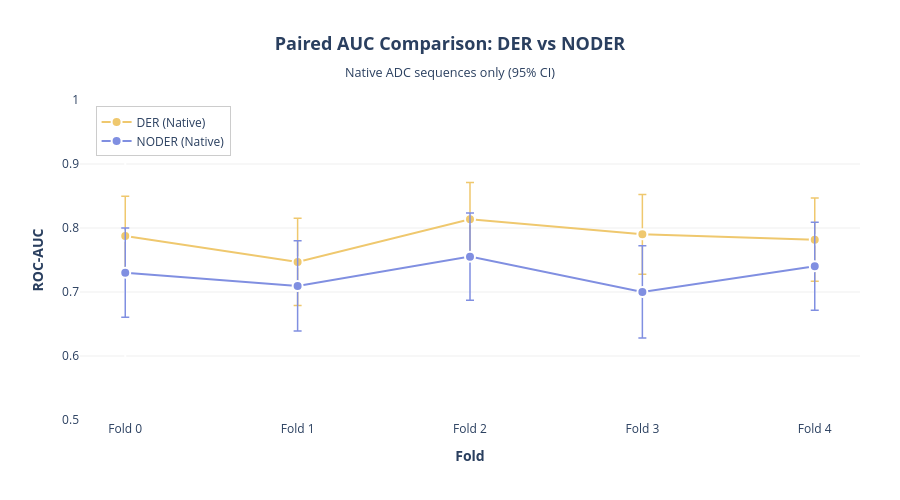
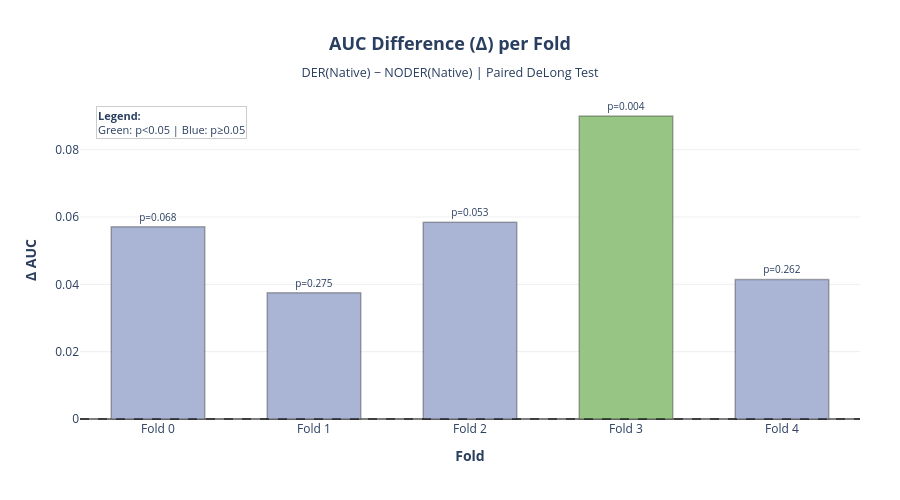
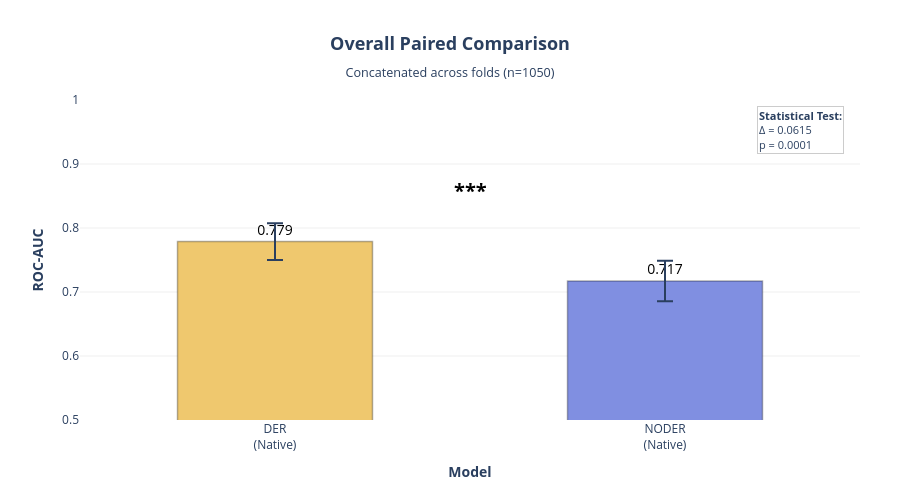
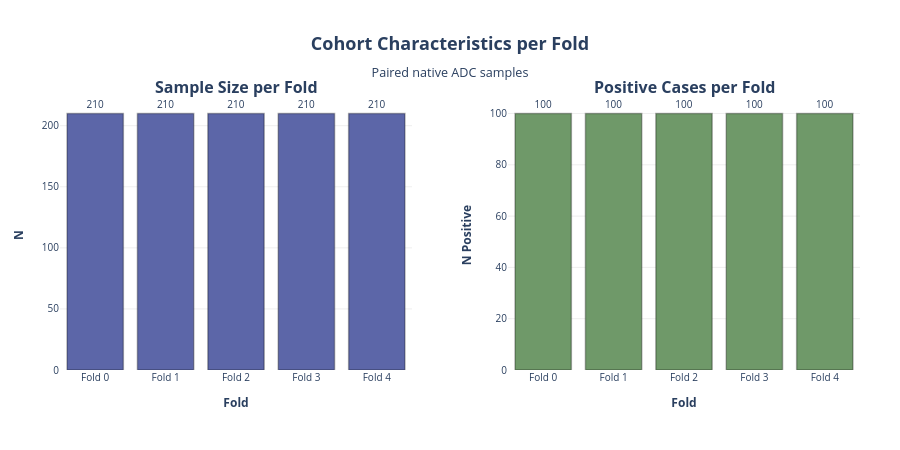

Notebook code for these charts, in order:
### Code cell
import plotly.graph_objects as go
from plotly.subplots import make_subplots
import os

# Create output directory
OUTPUT_DIR = "Files/Statistical_Test/Paired_Comparison"
os.makedirs(OUTPUT_DIR, exist_ok=True)

PALETTE = ["#efc86e","#6f9969","#97c684","#aab5d5","#808fe1","#5c66a8","#454a74"]

# Load results
paired_per_fold = pd.read_csv("Files/Statistical_Test/paired_per_fold_der_vs_noder_native.csv")
paired_overall = pd.read_csv("Files/Statistical_Test/paired_overall_der_vs_noder_native.csv")

# ========= Plot 1: AUC Comparison by Fold =========
fig1 = go.Figure()

folds = paired_per_fold["fold"].tolist()
x_pos = list(range(len(folds)))

# DER Native AUC
fig1.add_trace(go.Scatter(
    x=x_pos,
    y=paired_per_fold["DER_nat_auc"],
    error_y=dict(
        type='data',
        symmetric=False,
        array=paired_per_fold["DER_nat_hi"] - paired_per_fold["DER_nat_auc"],
        arrayminus=paired_per_fold["DER_nat_auc"] - paired_per_fold["DER_nat_lo"],
        thickness=1.5,
        width=4
    ),
    mode='markers+lines',
    name='DER (Native)',
    marker=dict(size=10, color=PALETTE[0], line=dict(width=2, color='white')),
    line=dict(width=2, color=PALETTE[0])
))

# NODER AUC
fig1.add_trace(go.Scatter(
    x=x_pos,
    y=paired_per_fold["NODER_auc"],
    error_y=dict(
        type='data',
        symmetric=False,
        array=paired_per_fold["NODER_hi"] - paired_per_fold["NODER_auc"],
        arrayminus=paired_per_fold["NODER_auc"] - paired_per_fold["NODER_lo"],
        thickness=1.5,
        width=4
    ),
    mode='markers+lines',
    name='NODER (Native)',
    marker=dict(size=10, color=PALETTE[4], line=dict(width=2, color='white')),
    line=dict(width=2, color=PALETTE[4])
))

fig1.update_layout(
    title=dict(
        text="<b>Paired AUC Comparison: DER vs NODER</b><br><sub>Native ADC sequences only (95% CI)</sub>",
        x=0.5,
        xanchor='center',
        font=dict(size=18)
    ),
    xaxis=dict(
        title="<b>Fold</b>",
        tickmode='array',
        tickvals=x_pos,
        ticktext=[f"Fold {i}" for i in folds],
        tickfont=dict(size=12),
        title_font=dict(size=14)
    ),
    yaxis=dict(
        title="<b>ROC-AUC</b>",
        range=[0.5, 1.0],
        tickfont=dict(size=12),
        title_font=dict(size=14),
        gridcolor='rgba(200,200,200,0.3)'
    ),
    plot_bgcolor='white',
    paper_bgcolor='white',
    legend=dict(
        x=0.02, y=0.98,
        xanchor='left', yanchor='top',
        bgcolor='rgba(255,255,255,0.8)',
        bordercolor='rgba(0,0,0,0.2)',
        borderwidth=1,
        font=dict(size=12)
    ),
    height=500,
    margin=dict(t=100, b=80, l=80, r=40)
)

fig1.show()
fig1.write_html(os.path.join(OUTPUT_DIR, "auc_comparison_by_fold.html"))
fig1.write_image(os.path.join(OUTPUT_DIR, "auc_comparison_by_fold.png"), width=1000, height=500, scale=2)

# ========= Plot 2: Delta AUC by Fold with p-values =========
fig2 = go.Figure()

# Color bars based on significance
colors = [PALETTE[2] if p < 0.05 else PALETTE[3] for p in paired_per_fold["p_value"]]

fig2.add_trace(go.Bar(
    x=[f"Fold {i}" for i in folds],
    y=paired_per_fold["delta_auc"],
    marker=dict(
        color=colors,
        line=dict(color='rgba(0,0,0,0.3)', width=1.5)
    ),
    text=[f"p={p:.3f}" if pd.notna(p) else "N/A" for p in paired_per_fold["p_value"]],
    textposition='outside',
    textfont=dict(size=10),
    width=0.6
))

# Add zero line
fig2.add_hline(y=0, line=dict(color='rgba(0,0,0,0.5)', width=2, dash='dash'))

fig2.update_layout(
    title=dict(
        text="<b>AUC Difference (Δ) per Fold</b><br><sub>DER(Native) − NODER(Native) | Paired DeLong Test</sub>",
        x=0.5,
        xanchor='center',
        font=dict(size=18)
    ),
    xaxis=dict(
        title="<b>Fold</b>",
        tickfont=dict(size=12),
        title_font=dict(size=14)
    ),
    yaxis=dict(
        title="<b>Δ AUC</b>",
        tickfont=dict(size=12),
        title_font=dict(size=14),
        gridcolor='rgba(200,200,200,0.3)',
        zeroline=True,
        zerolinecolor='rgba(0,0,0,0.5)',
        zerolinewidth=2
    ),
    plot_bgcolor='white',
    paper_bgcolor='white',
    showlegend=False,
    height=500,
    margin=dict(t=100, b=80, l=80, r=40),
    annotations=[
        dict(
            x=0.02, y=0.98,
            xref='paper', yref='paper',
            text=f"<b>Legend:</b><br>Green: p<0.05 | Blue: p≥0.05",
            showarrow=False,
            bgcolor='rgba(255,255,255,0.8)',
            bordercolor='rgba(0,0,0,0.2)',
            borderwidth=1,
            font=dict(size=11),
            align='left',
            xanchor='left',
            yanchor='top'
        )
    ]
)

fig2.show()
fig2.write_html(os.path.join(OUTPUT_DIR, "delta_auc_by_fold.html"))
fig2.write_image(os.path.join(OUTPUT_DIR, "delta_auc_by_fold.png"), width=1000, height=500, scale=2)

# ========= Plot 3: Overall Comparison (Single Panel) =========
fig3 = go.Figure()

models = ['DER<br>(Native)', 'NODER<br>(Native)']
aucs = [paired_overall["DER_nat_auc"].iloc[0], paired_overall["NODER_auc"].iloc[0]]
lows = [paired_overall["DER_nat_lo"].iloc[0], paired_overall["NODER_lo"].iloc[0]]
highs = [paired_overall["DER_nat_hi"].iloc[0], paired_overall["NODER_hi"].iloc[0]]

fig3.add_trace(go.Bar(
    x=models,
    y=aucs,
    error_y=dict(
        type='data',
        symmetric=False,
        array=[highs[i] - aucs[i] for i in range(2)],
        arrayminus=[aucs[i] - lows[i] for i in range(2)],
        thickness=2,
        width=8
    ),
    marker=dict(
        color=[PALETTE[0], PALETTE[4]],
        line=dict(color='rgba(0,0,0,0.3)', width=1.5)
    ),
    text=[f"{a:.3f}" for a in aucs],
    textposition='outside',
    textfont=dict(size=14, color='black'),
    width=0.5
))

# Add significance annotation
delta = paired_overall["delta_auc"].iloc[0]
pval = paired_overall["p_value"].iloc[0]
sig_text = f"Δ = {delta:.4f}<br>p = {pval:.4f}"
if pval < 0.001:
    sig_symbol = "***"
elif pval < 0.01:
    sig_symbol = "**"
elif pval < 0.05:
    sig_symbol = "*"
else:
    sig_symbol = "ns"

fig3.update_layout(
    title=dict(
        text=f"<b>Overall Paired Comparison</b><br><sub>Concatenated across folds (n={paired_overall['n'].iloc[0]})</sub>",
        x=0.5,
        xanchor='center',
        font=dict(size=18)
    ),
    xaxis=dict(
        title="<b>Model</b>",
        tickfont=dict(size=12),
        title_font=dict(size=14)
    ),
    yaxis=dict(
        title="<b>ROC-AUC</b>",
        range=[0.5, 1.0],
        tickfont=dict(size=12),
        title_font=dict(size=14),
        gridcolor='rgba(200,200,200,0.3)'
    ),
    plot_bgcolor='white',
    paper_bgcolor='white',
    showlegend=False,
    height=500,
    margin=dict(t=100, b=80, l=80, r=40),
    annotations=[
        dict(
            x=0.5, y=max(aucs) + 0.08,
            text=f"<b>{sig_symbol}</b>",
            showarrow=False,
            font=dict(size=20, color='black')
        ),
        dict(
            x=0.98, y=0.98,
            xref='paper', yref='paper',
            text=f"<b>Statistical Test:</b><br>{sig_text}",
            showarrow=False,
            bgcolor='rgba(255,255,255,0.9)',
            bordercolor='rgba(0,0,0,0.2)',
            borderwidth=1,
            font=dict(size=11),
            align='left',
            xanchor='right',
            yanchor='top'
        )
    ]
)

fig3.show()
fig3.write_html(os.path.join(OUTPUT_DIR, "overall_comparison.html"))
fig3.write_image(os.path.join(OUTPUT_DIR, "overall_comparison.png"), width=800, height=500, scale=2)

# ========= Plot 4: Sample Size and Prevalence by Fold =========
fig4 = make_subplots(
    rows=1, cols=2,
    subplot_titles=["<b>Sample Size per Fold</b>", "<b>Positive Cases per Fold</b>"],
    horizontal_spacing=0.12
)

# Sample size
fig4.add_trace(
    go.Bar(
        x=[f"Fold {i}" for i in folds],
        y=paired_per_fold["n"],
        marker=dict(color=PALETTE[5], line=dict(color='rgba(0,0,0,0.3)', width=1.5)),
        text=paired_per_fold["n"],
        textposition='outside',
        textfont=dict(size=10),
        showlegend=False
    ),
    row=1, col=1
)

# Positive cases
fig4.add_trace(
    go.Bar(
        x=[f"Fold {i}" for i in folds],
        y=paired_per_fold["n_pos"],
        marker=dict(color=PALETTE[1], line=dict(color='rgba(0,0,0,0.3)', width=1.5)),
        text=paired_per_fold["n_pos"],
        textposition='outside',
        textfont=dict(size=10),
        showlegend=False
    ),
    row=1, col=2
)

fig4.update_xaxes(title_text="<b>Fold</b>", tickfont=dict(size=10), title_font=dict(size=12), row=1, col=1)
fig4.update_xaxes(title_text="<b>Fold</b>", tickfont=dict(size=10), title_font=dict(size=12), row=1, col=2)
fig4.update_yaxes(title_text="<b>N</b>", tickfont=dict(size=10), title_font=dict(size=12), gridcolor='rgba(200,200,200,0.3)', row=1, col=1)
fig4.update_yaxes(title_text="<b>N Positive</b>", tickfont=dict(size=10), title_font=dict(size=12), gridcolor='rgba(200,200,200,0.3)', row=1, col=2)

fig4.update_layout(
    title=dict(
        text="<b>Cohort Characteristics per Fold</b><br><sub>Paired native ADC samples</sub>",
        x=0.5,
        xanchor='center',
        font=dict(size=18)
    ),
    plot_bgcolor='white',
    paper_bgcolor='white',
    height=450,
    margin=dict(t=100, b=80, l=60, r=40)
)

fig4.show()
fig4.write_html(os.path.join(OUTPUT_DIR, "cohort_characteristics.html"))
fig4.write_image(os.path.join(OUTPUT_DIR, "cohort_characteristics.png"), width=1200, height=450, scale=2)

# ========= Summary Table as Heatmap =========
summary_data = paired_per_fold[["fold", "DER_nat_auc", "NODER_auc", "delta_auc", "p_value"]].copy()
summary_data["significance"] = summary_data["p_value"].apply(lambda p: "***" if p < 0.001 else "**" if p < 0.01 else "*" if p < 0.05 else "ns")

fig5 = go.Figure(data=[go.Table(
    header=dict(
        values=["<b>Fold</b>", "<b>DER AUC</b>", "<b>NODER AUC</b>", "<b>Δ AUC</b>", "<b>p-value</b>", "<b>Sig.</b>"],
        fill_color=PALETTE[5],
        align='center',
        font=dict(size=12, color='white'),
        height=35
    ),
    cells=dict(
        values=[
            [f"Fold {i}" for i in summary_data["fold"]],
            [f"{v:.3f}" for v in summary_data["DER_nat_auc"]],
            [f"{v:.3f}" for v in summary_data["NODER_auc"]],
            [f"{v:.4f}" for v in summary_data["delta_auc"]],
            [f"{v:.4f}" if pd.notna(v) else "N/A" for v in summary_data["p_value"]],
            summary_data["significance"]
        ],
        fill_color=[
            'white',
            ['lightgray' if i % 2 else 'white' for i in range(len(summary_data))],
            ['lightgray' if i % 2 else 'white' for i in range(len(summary_data))],
            [PALETTE[2] if p < 0.05 else 'white' for p in summary_data["p_value"]],
            ['lightgray' if i % 2 else 'white' for i in range(len(summary_data))],
            [PALETTE[2] if s != "ns" else 'white' for s in summary_data["significance"]]
        ],
        align='center',
        font=dict(size=11),
        height=30
    )
)])

fig5.update_layout(
    title=dict(
        text="<b>Paired Comparison Results Summary</b>",
        x=0.5,
        xanchor='center',
        font=dict(size=18)
    ),
    height=400,
    margin=dict(t=80, b=20, l=20, r=20)
)

fig5.show()
fig5.write_html(os.path.join(OUTPUT_DIR, "summary_table.html"))
fig5.write_image(os.path.join(OUTPUT_DIR, "summary_table.png"), width=1000, height=400, scale=2)

print(f"\n✓ All plots saved to: {OUTPUT_DIR}/")

### Figure 1 — Plotly figure (JSON) as saved in the notebook; plotly's stock layout.template omitted (floating-point values rounded to 4 significant figures)
{"data": [{"error_y": {"array": [0.06227, 0.06811, 0.05721, 0.06235, 0.06496], "arrayminus": [0.06227, 0.06811, 0.05721, 0.06235, 0.06496], "symmetric": false, "thickness": 1.5, "type": "data", "width": 4}, "line": {"color": "#efc86e", "width": 2}, "marker": {"color": "#efc86e", "line": {"color": "white", "width": 2}, "size": 10}, "mode": "markers+lines", "name": "DER (Native)", "type": "scatter", "x": [0, 1, 2, 3, 4], "y": [0.7874, 0.747, 0.8137, 0.7901, 0.7817]}, {"error_y": {"array": [0.06977, 0.07063, 0.06827, 0.072, 0.06863], "arrayminus": [0.06977, 0.07063, 0.06827, 0.072, 0.06863], "symmetric": false, "thickness": 1.5, "type": "data", "width": 4}, "line": {"color": "#808fe1", "width": 2}, "marker": {"color": "#808fe1", "line": {"color": "white", "width": 2}, "size": 10}, "mode": "markers+lines", "name": "NODER (Native)", "type": "scatter", "x": [0, 1, 2, 3, 4], "y": [0.7303, 0.7095, 0.7553, 0.7001, 0.7403]}], "layout": {"height": 500, "legend": {"bgcolor": "rgba(255,255,255,0.8)", "bordercolor": "rgba(0,0,0,0.2)", "borderwidth": 1, "font": {"size": 12}, "x": 0.02, "xanchor": "left", "y": 0.98, "yanchor": "top"}, "margin": {"b": 80, "l": 80, "r": 40, "t": 100}, "paper_bgcolor": "white", "plot_bgcolor": "white", "title": {"font": {"size": 18}, "text": "<b>Paired AUC Comparison: DER vs NODER</b><br><sub>Native ADC sequences only (95% CI)</sub>", "x": 0.5, "xanchor": "center"}, "xaxis": {"tickfont": {"size": 12}, "tickmode": "array", "ticktext": ["Fold 0", "Fold 1", "Fold 2", "Fold 3", "Fold 4"], "tickvals": [0, 1, 2, 3, 4], "title": {"font": {"size": 14}, "text": "<b>Fold</b>"}}, "yaxis": {"gridcolor": "rgba(200,200,200,0.3)", "range": [0.5, 1], "tickfont": {"size": 12}, "title": {"font": {"size": 14}, "text": "<b>ROC-AUC</b>"}}}}

### Figure 2 — Plotly figure (JSON) as saved in the notebook; plotly's stock layout.template omitted (floating-point values rounded to 4 significant figures)
{"data": [{"marker": {"color": ["#aab5d5", "#aab5d5", "#aab5d5", "#97c684", "#aab5d5"], "line": {"color": "rgba(0,0,0,0.3)", "width": 1.5}}, "text": ["p=0.068", "p=0.275", "p=0.053", "p=0.004", "p=0.262"], "textfont": {"size": 10}, "textposition": "outside", "type": "bar", "width": 0.6, "x": ["Fold 0", "Fold 1", "Fold 2", "Fold 3", "Fold 4"], "y": [0.05709, 0.0375, 0.05845, 0.09, 0.04145]}], "layout": {"annotations": [{"align": "left", "bgcolor": "rgba(255,255,255,0.8)", "bordercolor": "rgba(0,0,0,0.2)", "borderwidth": 1, "font": {"size": 11}, "showarrow": false, "text": "<b>Legend:</b><br>Green: p<0.05 | Blue: p≥0.05", "x": 0.02, "xanchor": "left", "xref": "paper", "y": 0.98, "yanchor": "top", "yref": "paper"}], "height": 500, "margin": {"b": 80, "l": 80, "r": 40, "t": 100}, "paper_bgcolor": "white", "plot_bgcolor": "white", "shapes": [{"line": {"color": "rgba(0,0,0,0.5)", "dash": "dash", "width": 2}, "type": "line", "x0": 0, "x1": 1, "xref": "x domain", "y0": 0, "y1": 0, "yref": "y"}], "showlegend": false, "title": {"font": {"size": 18}, "text": "<b>AUC Difference (Δ) per Fold</b><br><sub>DER(Native) − NODER(Native) | Paired DeLong Test</sub>", "x": 0.5, "xanchor": "center"}, "xaxis": {"tickfont": {"size": 12}, "title": {"font": {"size": 14}, "text": "<b>Fold</b>"}}, "yaxis": {"gridcolor": "rgba(200,200,200,0.3)", "tickfont": {"size": 12}, "title": {"font": {"size": 14}, "text": "<b>Δ AUC</b>"}, "zeroline": true, "zerolinecolor": "rgba(0,0,0,0.5)", "zerolinewidth": 2}}}

### Figure 3 — Plotly figure (JSON) as saved in the notebook; plotly's stock layout.template omitted (floating-point values rounded to 4 significant figures)
{"data": [{"error_y": {"array": [0.02859, 0.03159], "arrayminus": [0.02859, 0.03159], "symmetric": false, "thickness": 2, "type": "data", "width": 8}, "marker": {"color": ["#efc86e", "#808fe1"], "line": {"color": "rgba(0,0,0,0.3)", "width": 1.5}}, "text": ["0.779", "0.717"], "textfont": {"color": "black", "size": 14}, "textposition": "outside", "type": "bar", "width": 0.5, "x": ["DER<br>(Native)", "NODER<br>(Native)"], "y": [0.7788, 0.7172]}], "layout": {"annotations": [{"font": {"color": "black", "size": 20}, "showarrow": false, "text": "<b>***</b>", "x": 0.5, "y": 0.8588}, {"align": "left", "bgcolor": "rgba(255,255,255,0.9)", "bordercolor": "rgba(0,0,0,0.2)", "borderwidth": 1, "font": {"size": 11}, "showarrow": false, "text": "<b>Statistical Test:</b><br>Δ = 0.0615<br>p = 0.0001", "x": 0.98, "xanchor": "right", "xref": "paper", "y": 0.98, "yanchor": "top", "yref": "paper"}], "height": 500, "margin": {"b": 80, "l": 80, "r": 40, "t": 100}, "paper_bgcolor": "white", "plot_bgcolor": "white", "showlegend": false, "title": {"font": {"size": 18}, "text": "<b>Overall Paired Comparison</b><br><sub>Concatenated across folds (n=1050)</sub>", "x": 0.5, "xanchor": "center"}, "xaxis": {"tickfont": {"size": 12}, "title": {"font": {"size": 14}, "text": "<b>Model</b>"}}, "yaxis": {"gridcolor": "rgba(200,200,200,0.3)", "range": [0.5, 1], "tickfont": {"size": 12}, "title": {"font": {"size": 14}, "text": "<b>ROC-AUC</b>"}}}}

### Figure 4 — Plotly figure (JSON) as saved in the notebook; plotly's stock layout.template omitted (floating-point values rounded to 4 significant figures)
{"data": [{"marker": {"color": "#5c66a8", "line": {"color": "rgba(0,0,0,0.3)", "width": 1.5}}, "showlegend": false, "text": [210.0, 210.0, 210.0, 210.0, 210.0], "textfont": {"size": 10}, "textposition": "outside", "type": "bar", "x": ["Fold 0", "Fold 1", "Fold 2", "Fold 3", "Fold 4"], "xaxis": "x", "y": [210, 210, 210, 210, 210], "yaxis": "y"}, {"marker": {"color": "#6f9969", "line": {"color": "rgba(0,0,0,0.3)", "width": 1.5}}, "showlegend": false, "text": [100.0, 100.0, 100.0, 100.0, 100.0], "textfont": {"size": 10}, "textposition": "outside", "type": "bar", "x": ["Fold 0", "Fold 1", "Fold 2", "Fold 3", "Fold 4"], "xaxis": "x2", "y": [100, 100, 100, 100, 100], "yaxis": "y2"}], "layout": {"annotations": [{"font": {"size": 16}, "showarrow": false, "text": "<b>Sample Size per Fold</b>", "x": 0.22, "xanchor": "center", "xref": "paper", "y": 1, "yanchor": "bottom", "yref": "paper"}, {"font": {"size": 16}, "showarrow": false, "text": "<b>Positive Cases per Fold</b>", "x": 0.78, "xanchor": "center", "xref": "paper", "y": 1, "yanchor": "bottom", "yref": "paper"}], "height": 450, "margin": {"b": 80, "l": 60, "r": 40, "t": 100}, "paper_bgcolor": "white", "plot_bgcolor": "white", "title": {"font": {"size": 18}, "text": "<b>Cohort Characteristics per Fold</b><br><sub>Paired native ADC samples</sub>", "x": 0.5, "xanchor": "center"}, "xaxis": {"anchor": "y", "domain": [0, 0.44], "tickfont": {"size": 10}, "title": {"font": {"size": 12}, "text": "<b>Fold</b>"}}, "xaxis2": {"anchor": "y2", "domain": [0.56, 1], "tickfont": {"size": 10}, "title": {"font": {"size": 12}, "text": "<b>Fold</b>"}}, "yaxis": {"anchor": "x", "domain": [0, 1], "gridcolor": "rgba(200,200,200,0.3)", "tickfont": {"size": 10}, "title": {"font": {"size": 12}, "text": "<b>N</b>"}}, "yaxis2": {"anchor": "x2", "domain": [0, 1], "gridcolor": "rgba(200,200,200,0.3)", "tickfont": {"size": 10}, "title": {"font": {"size": 12}, "text": "<b>N Positive</b>"}}}}
